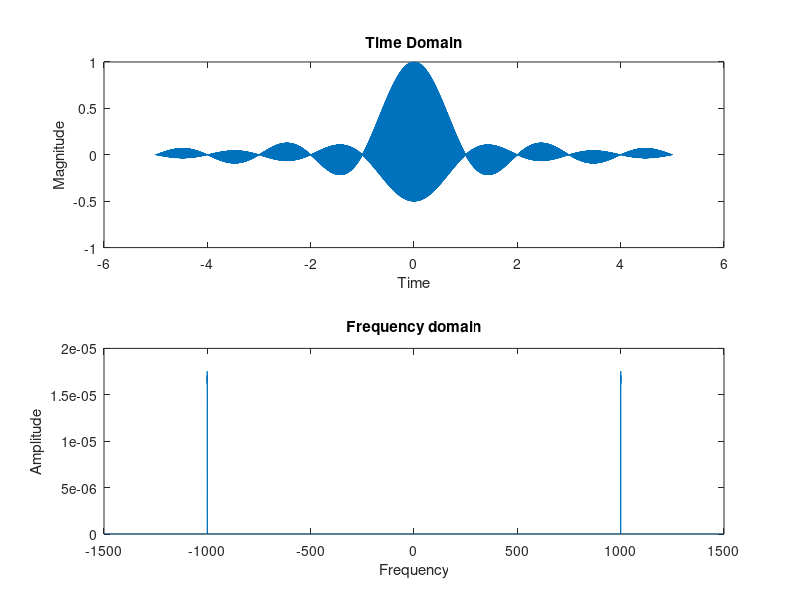

Write the MATLAB code that produced this figure.
tic
fs =3000;
t =-5:1/fs:5
m_t = sinc(t).*cos(2000*pi*t)
subplot(2,1,1)
plot(t,m_t)
xlabel('Time');
ylabel('Magnitude');
title('Time Domain');
subplot(2,1,2);
N = length(m_t)
freq_axis = linspace(-fs/2,fs/2,N);
plot(freq_axis , abs(fftshift((fft(m_t)/fs)))/N);
xlabel('Frequency');
ylabel('Amplitude');
title('Frequency domain');
toc